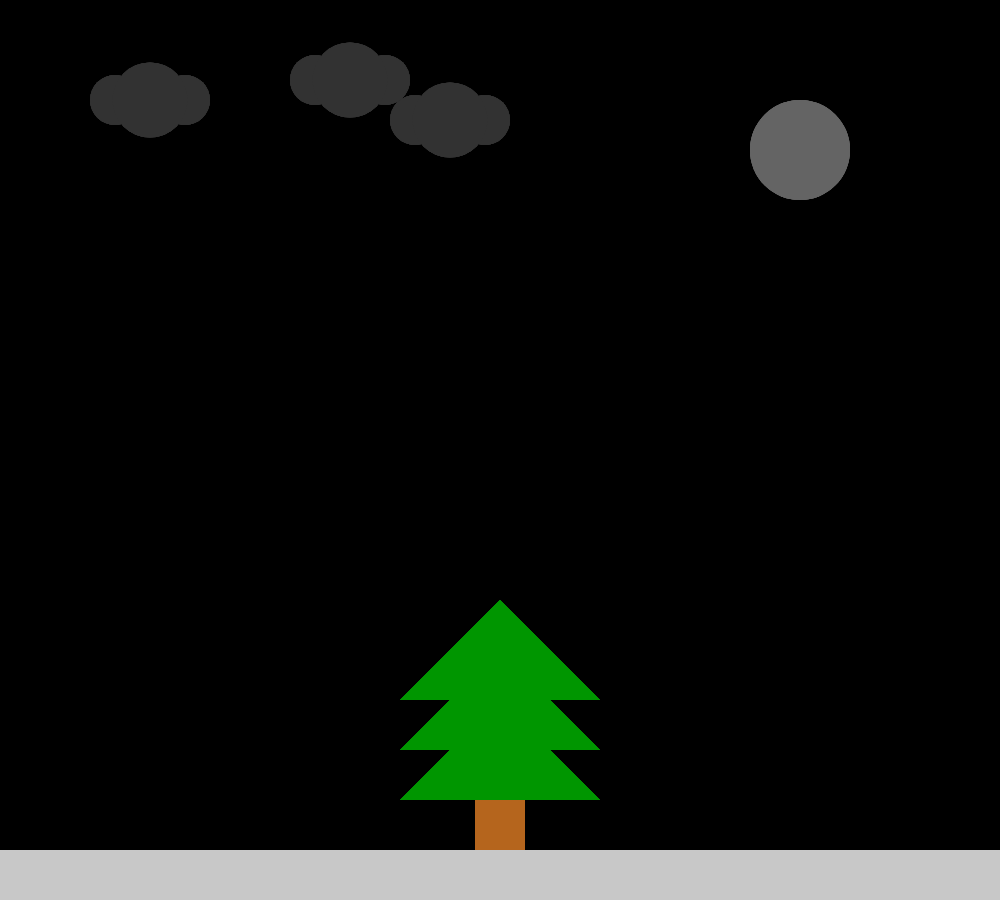
Frame 1 (no input)
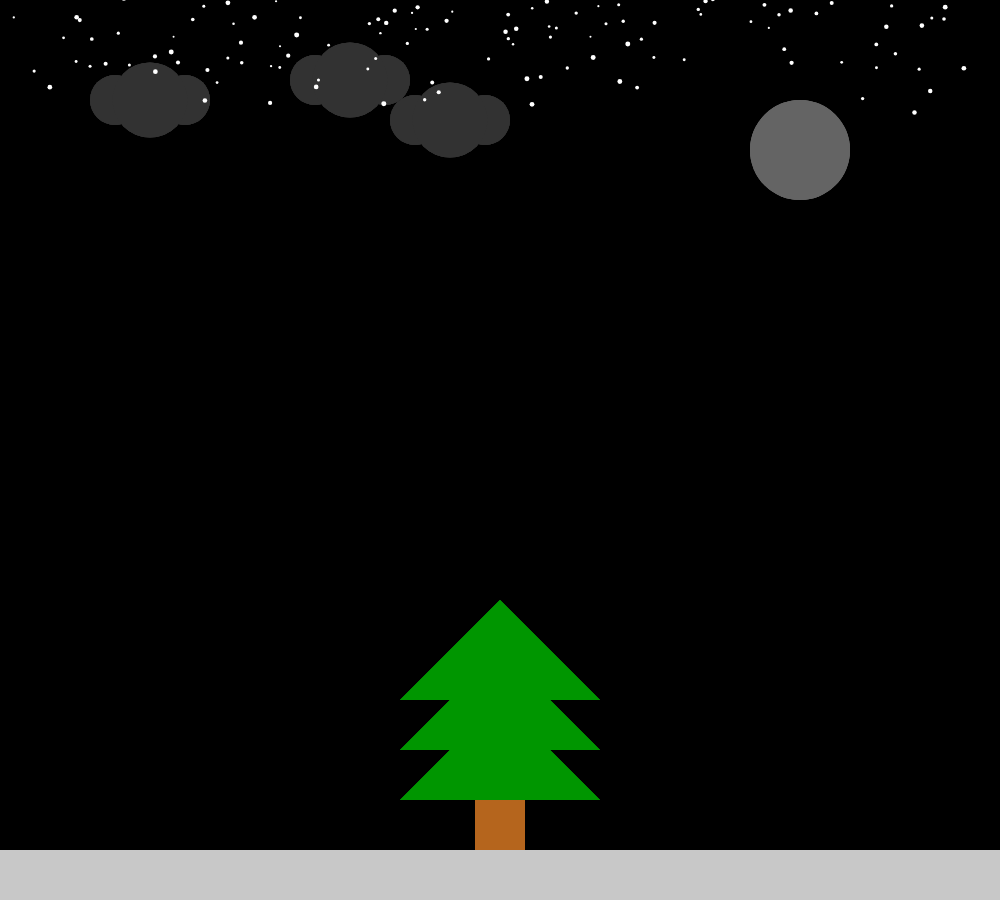
Frame 60 (no input)
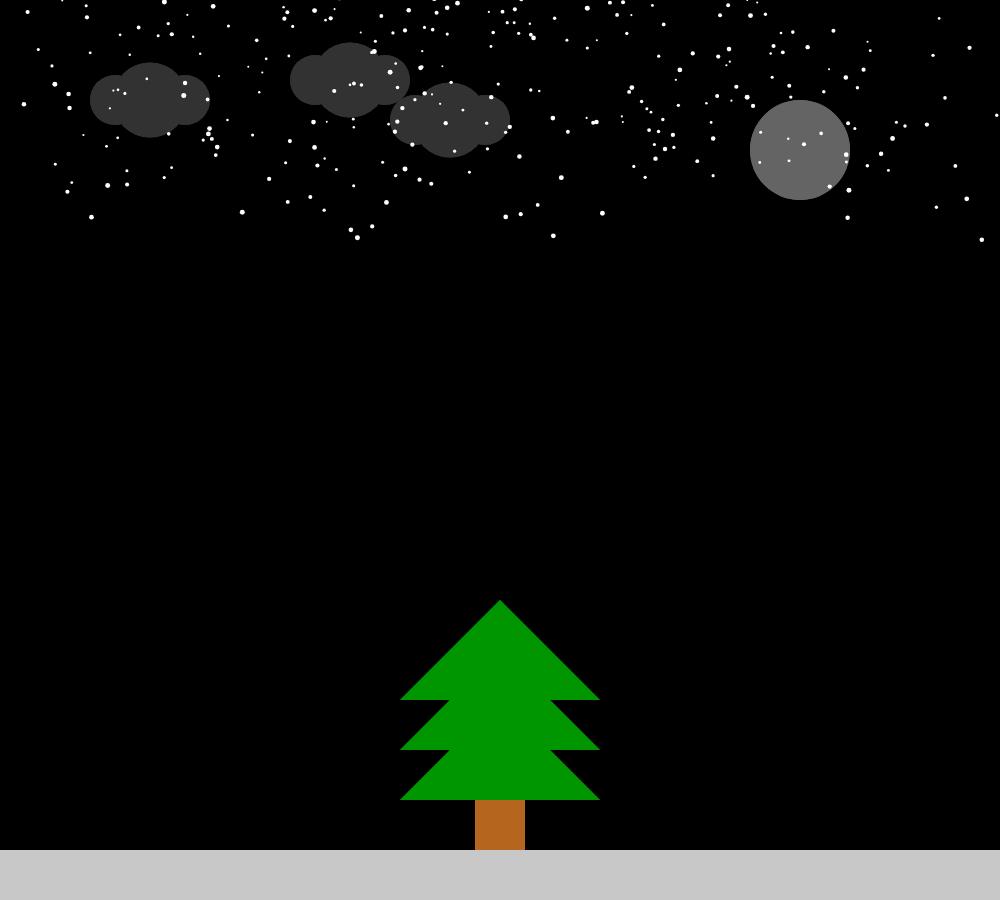
Frame 120 (the mouse pressed at the canvas centre since frame 60)

The p5.js sketch that drew these frames (run headless with seeded random() and noise() and a simulated clock; from frame 60 on, the mouse is pressed at the canvas centre):

// p5.js sketch
// ── sketch.js
function setup() {
  // put setup code here
}

function draw() {
  // put drawing code here
}

let snowflakes = []; // array to hold snowflake objects

function setup() {
  createCanvas(1000, 900);
  fill(240);
  noStroke();
}

function draw() {
  background(0);
  let t = frameCount / 60; // update time

  // create a random number of snowflakes each frame
  for (let i = 0; i < random(5); i++) {
    snowflakes.push(new snowflake()); // append snowflake object
  }

  // loop through snowflakes with a for..of loop
  for (let flake of snowflakes) {
    flake.update(t); // update snowflake position
    flake.display(); // draw snowflake
  }
}

// snowflake class
function snowflake() {
  // initialize coordinates
  this.posX = 0;
  this.posY = random(-50, 0);
  this.initialangle = random(0, 2 * PI);
  this.size = random(2, 5);

  // radius of snowflake spiral
  // chosen so the snowflakes are uniformly spread out in area
  this.radius = sqrt(random(pow(width / 2, 2)));

  this.update = function(time) {
    // x position follows a circle
    let w = 0.6; // angular speed
    let angle = w * time + this.initialangle;
    this.posX = width / 2 + this.radius * sin(angle);

    // different size snowflakes fall at slightly different y speeds
    this.posY += pow(this.size, 0.5);

    // delete snowflake if past end of screen
    if (this.posY > height) {
      let index = snowflakes.indexOf(this);
      snowflakes.splice(index, 1);
    }
  };

  this.display = function() {
fill(255)
    ellipse(this.posX, this.posY, this.size);
  };


  noStroke();

  fill(181, 101, 29);
  rect(475, 800, 50, 200);

  fill(0, 150, 0)
  triangle(500, 700, 400, 800, 600, 800)
  triangle(500, 650, 400, 750, 600, 750)
  triangle(500, 600, 400, 700, 600, 700)

  fill(100)
  ellipse(800, 150, 100, 100)

  fill(50)
  ellipse(115, 100, 50, 50)
  ellipse(185, 100, 50, 50)
  ellipse(150, 100, 75, 75)
  ellipse(415, 120, 50, 50)
  ellipse(485, 120, 50, 50)
  ellipse(450, 120, 75, 75)
  ellipse(315, 80, 50, 50)
  ellipse(385, 80, 50, 50)
  ellipse(350, 80, 75, 75)

  fill(200)
  rect(0, 850, 1000, 50)
}
